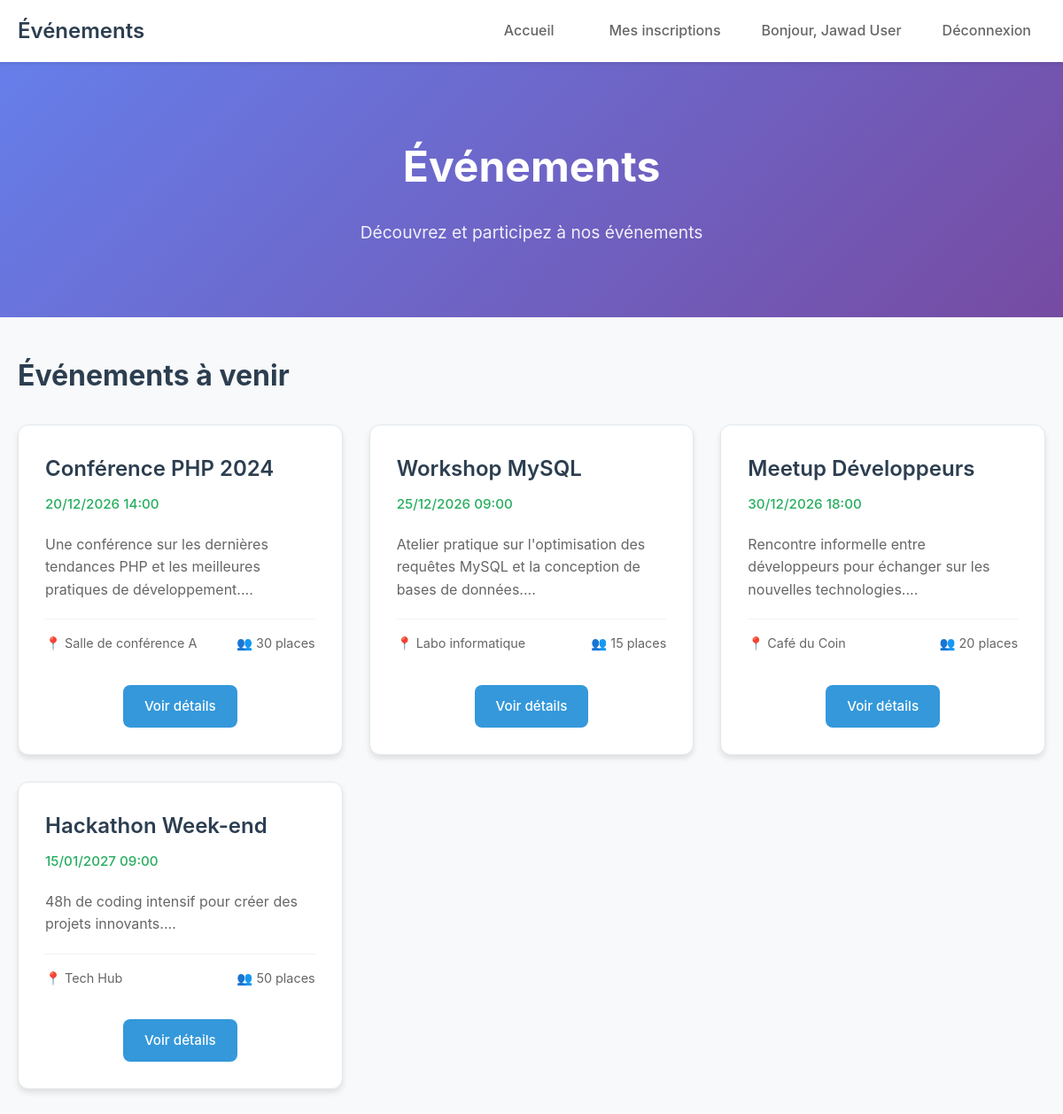
Page /index.php (signed in) on the committed database.
### tables this page shows
CREATE TABLE IF NOT EXISTS events (
    id INT AUTO_INCREMENT PRIMARY KEY,
    title VARCHAR(200) NOT NULL,
    description TEXT NOT NULL,
    event_date DATETIME NOT NULL,
    location VARCHAR(200) NOT NULL,
    capacity INT NOT NULL DEFAULT 50,
    image_url VARCHAR(255),
    created_by INT NOT NULL,
    created_at TIMESTAMP DEFAULT CURRENT_TIMESTAMP,
    updated_at TIMESTAMP DEFAULT CURRENT_TIMESTAMP ON UPDATE CURRENT_TIMESTAMP,
    FOREIGN KEY (created_by) REFERENCES users(id) ON DELETE CASCADE
);

### src/services/AuthService.php (called while the page is built, shortened)
<?php
class AuthService
{
    public static function isLoggedIn(): bool
    {
        return isset($_SESSION['user_id']) && !empty($_SESSION['user_id']);
    }
    public static function isAdmin(): bool
    {
        return self::isLoggedIn() &&
            isset($_SESSION['user_role']) &&
            $_SESSION['user_role'] === 'ROLE_ADMIN';
    }
}

### index.php (the view, shortened to what this page needs)
<?php
require_once 'src/services/AuthService.php';
$database = Database::getInstance();
$mysqli = $database->getConnection();
$events = [];
$sql = "SELECT * FROM events ORDER BY event_date ASC LIMIT 6";
$result = $mysqli->query($sql);
if ($result) {
    while ($row = $result->fetch_assoc()) {
        $events[] = $row;
    }
}
?>
<!DOCTYPE html>
<html lang="fr">
<head>
    <link rel="stylesheet" href="/public/css/style.css">
</head>
<body>
    <header class="main-header">
        <nav class="navbar">
            <div class="nav-container">
                <a href="index.php" class="nav-brand">
                    <h1>Événements</h1>
                </a>
                <ul class="nav-menu">
                    <?php if (AuthService::isLoggedIn()): ?>
                        <li><a href="index.php">Accueil</a></li>
                        <?php if (AuthService::isLoggedIn() && !AuthService::isAdmin()): ?>
                            <li><a href="my_registrations.php">Mes inscriptions</a></li>
                        <?php endif; ?>
                        <li>
                            <span class="user-welcome">
                                Bonjour, <?php echo htmlspecialchars($_SESSION['user_name']); ?>
                            </span>
                        </li>
                        <li><a href="logout.php">Déconnexion</a></li>
                    <?php else: ?>
                        <li><a href="index.php">Accueil</a></li>
                        <li><a href="login.php">Connexion</a></li>
                        <li><a href="register.php">Inscription</a></li>
                    <?php endif; ?>
                </ul>
            </div>
        </nav>
    </header>
    <main class="main-content">
        <div class="container">
            <header class="hero">
                <h1>Événements</h1>
                <p>Découvrez et participez à nos événements</p>
            </header>
            <section class="events-section">
                <h2>Événements à venir</h2>
                <?php if (empty($events)): ?>
                    <div class="no-events">
                        <p>Aucun événement publié pour le moment.</p>
                    </div>
                <?php else: ?>
                    <div class="events-grid">
                        <?php foreach ($events as $event): ?>
                            <div class="event-card">
                                <div class="event-header">
                                    <h3 class="event-title"><?php echo htmlspecialchars($event['title']); ?></h3>
                                    <span class="event-date">
                                        <?php
                                        $date = new DateTime($event['event_date']);
                                        echo $date->format('d/m/Y H:i');
                                        ?>
                                    </span>
                                </div>
                                <p class="event-description">
                                    <?php echo htmlspecialchars(substr($event['description'], 0, 150)) . '...'; ?>
                                </p>
                                <div class="event-footer">
                                    <span class="event-location">
                                        📍 <?php echo htmlspecialchars($event['location']); ?>
                                    </span>
                                    <span class="event-capacity">
                                        👥 <?php echo $event['capacity']; ?> places
                                    </span>
                                </div>
                                <div class="event-actions">
                                    <?php if (AuthService::isLoggedIn()): ?>
                                        <a href="event_detail.php?id=<?php echo $event['id']; ?>" class="btn btn-primary">
                                            Voir détails
                                        </a>
                                    <?php else: ?>
                                        <a href="login.php" class="btn btn-secondary">
                                            Connectez-vous pour s'inscrire
                                        </a>
                                    <?php endif; ?>
                                </div>
                            </div>
                        <?php endforeach; ?>
                    </div>
                <?php endif; ?>
            </section>
        </div>
    </main>
</body>
</html>

### public/css/style.css (style rules this page uses)
* { margin: 0; padding: 0; box-sizing: border-box; }
body { font-family: -apple-system, BlinkMacSystemFont, 'Segoe UI', Roboto, sans-serif; line-height: 1.6; color: #333; background-color: #f8f9fa; }
.container { max-width: 1200px; margin: 0 auto; padding: 20px; }
.main-header { background: #fff; box-shadow: 0 2px 4px rgba(0,0,0,0.1); position: sticky; top: 0; z-index: 100; }
.navbar { padding: 0; }
.nav-container { max-width: 1200px; margin: 0 auto; display: flex; justify-content: space-between; align-items: center; padding: 0 20px; height: 70px; }
.nav-brand { text-decoration: none; color: #333; }
.nav-brand h1 { font-size: 1.5rem; font-weight: 600; color: #2c3e50; }
.nav-menu { display: flex; list-style: none; align-items: center; gap: 30px; }
.nav-menu a { text-decoration: none; color: #666; font-weight: 500; padding: 8px 16px; border-radius: 6px; transition: all 0.3s ease; }
.user-welcome { color: #666; font-weight: 500; }
.hero { background: linear-gradient(135deg, #667eea 0%, #764ba2 100%); color: white; text-align: center; padding: 80px 20px; margin: -20px -20px 40px -20px; }
.hero h1 { font-size: 3rem; font-weight: 700; margin-bottom: 20px; }
.hero p { font-size: 1.2rem; opacity: 0.9; }
.events-section { margin-bottom: 40px; }
.events-section h2 { font-size: 2rem; margin-bottom: 30px; color: #2c3e50; }
.events-grid { display: grid; grid-template-columns: repeat(auto-fill, minmax(350px, 1fr)); gap: 30px; margin-top: 30px; }
.event-card { background: white; border-radius: 12px; padding: 30px; box-shadow: 0 4px 6px rgba(0,0,0,0.1); border: 1px solid #e1e8ed; transition: all 0.3s ease; }
.event-header { margin-bottom: 20px; }
.event-title { font-size: 1.5rem; font-weight: 600; color: #2c3e50; margin-bottom: 8px; }
.event-date { color: #27ae60; font-weight: 500; font-size: 0.95rem; }
.event-description { color: #666; margin-bottom: 20px; line-height: 1.6; }
.event-footer { display: flex; justify-content: space-between; align-items: center; margin-bottom: 20px; padding: 15px 0; border-top: 1px solid #f1f3f4; }
.event-location, .event-capacity { font-size: 0.9rem; color: #666; }
.event-actions { text-align: center; }
.btn { display: inline-block; padding: 12px 24px; border: none; border-radius: 8px; text-decoration: none; font-weight: 500; text-align: center; cursor: pointer; transition: all 0.3s ease; font-size: 0.95rem; }
.btn-primary { background: #3498db; color: white; }

### rows in the picture
events: title "Conférence PHP 2024", event_date "20/12/2026 14:00", description "Une conférence sur les dernières tendances PHP et les meilleures pratiques de développement.", location "Salle de conférence A", capacity "30"
events: title "Workshop MySQL", event_date "25/12/2026 09:00", description "Atelier pratique sur l'optimisation des requêtes MySQL et la conception de bases de données.", location "Labo informatique", capacity "15"
events: title "Meetup Développeurs", event_date "30/12/2026 18:00", description "Rencontre informelle entre développeurs pour échanger sur les nouvelles technologies.", location "Café du Coin", capacity "20"
events: title "Hackathon Week-end", event_date "15/01/2027 09:00", description "48h de coding intensif pour créer des projets innovants.", location "Tech Hub", capacity "50"

### other values in the picture
$_SESSION['user_name'] "Jawad User"
